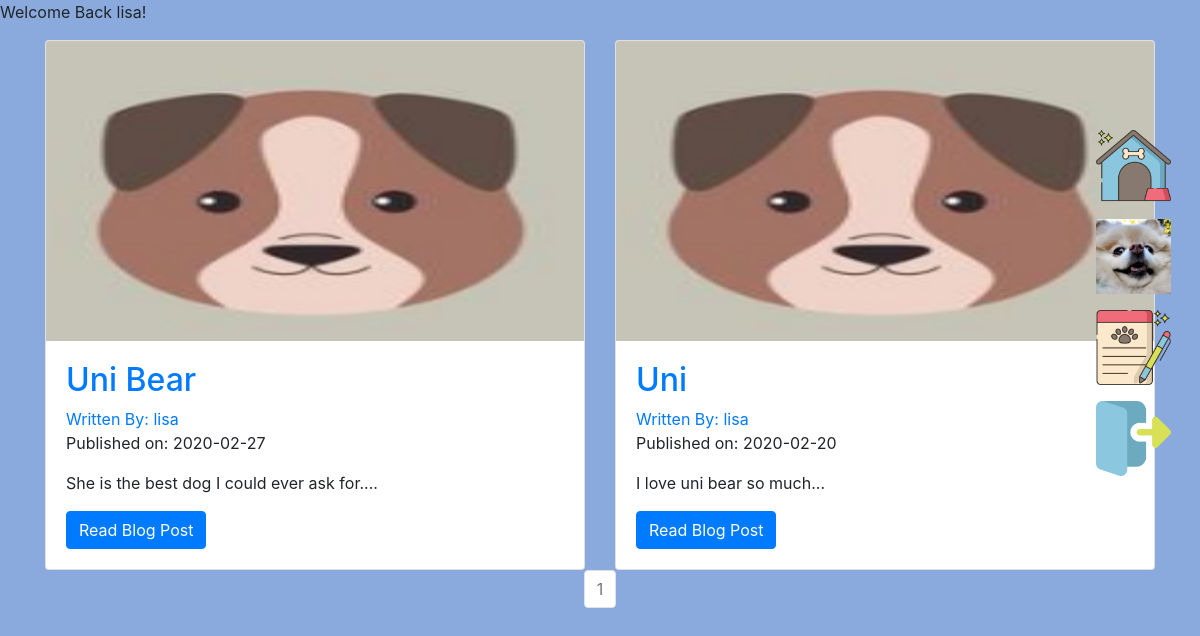
Page / (signed in) on the earlier database version.
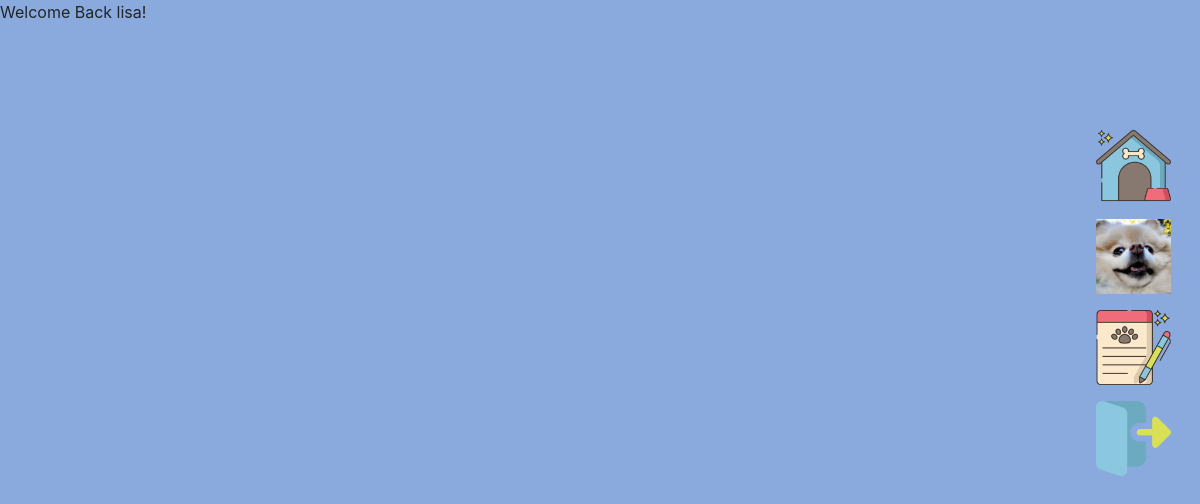
Same page on the later database version.
### dawgblawg/models.py (models this page shows, shortened)
class User(db.Model,UserMixin):
    __tablename__= 'users'
    id = db.Column(db.Integer,primary_key=True)
    profile_image = db.Column(db.String(64),default='default_profile.png')
    email = db.Column(db.String(64),unique=True,index=True)
    username = db.Column(db.String(64),unique=True,index=True)
    password_hash = db.Column(db.String(128))
    posts = db.relationship('BlogPost',backref='author',lazy=True)

class BlogPost(db.Model):
    users = db.relationship(User)
    id = db.Column(db.Integer,primary_key=True)
    user_id = db.Column(db.Integer,db.ForeignKey('users.id'),nullable=False)
    date = db.Column(db.DateTime,nullable=False,default=datetime.utcnow)
    title = db.Column(db.String(140),nullable=False)
    text = db.Column(db.Text,nullable=False)

### dawgblawg/core/views.py (the view)
@core.route('/')
def index():
    page = request.args.get('page', 1, type=int)
    blog_posts = BlogPost.query.order_by(BlogPost.date.desc()).paginate(page=page, per_page=10)
    return render_template('home.html',blog_posts=blog_posts)

### dawgblawg/models.py (called while the page is built)
@login_manager.user_loader
def load_user(user_id):
    return User.query.get(user_id)

### dawgblawg/templates/home.html (shortened to what this page needs)
{% extends "base.html" %}
{% block content %}
  <div>
    {% if current_user.is_authenticated %}
      <p>Welcome Back {{current_user.username}}!</p>
    <div class="container">
     <div class="row">
     {% for post in blog_posts.items %}
       <div class="col-sm-6">
         <div class="card">
           <img style="width:100%;height:300px;"src="../static/profile_pics/default_profile.png" class="card-img-top">
           <div class="card-body">
             <h2><a class="card-title" href="  {{ url_for('blog_posts.blog_post', blog_post_id=post.id) }}">{{ post.title }}</a></h2>
             <a href="{{ url_for('users.user_posts', username=post.author.username) }}">Written By: {{ post.author.username }}</a>
             <p>Published on: {{ post.date.strftime('%Y-%m-%d') }}</p>
             <p class="card-text">{{ post.text[:100] }}...</p>
             <a href="{{ url_for('blog_posts.blog_post', blog_post_id=post.id) }}" class="btn btn-primary">Read Blog Post</a>
           </div>
         </div>
       </div>
    {% endfor %}
    </div>
    <nav aria-label="Page navigation">
     <ul class="pagination justify-content-center">
       {% for page_num in blog_posts.iter_pages(left_edge=1, right_edge=1, left_current=1, right_current=2) %}
          {% if blog_posts.page == page_num %}
          <li class="page-item disabled">
            <a class="page-link" href="{{ url_for('core.index', page=page_num) }}">{{ page_num }}</a>
          </li>
          {% else %}
            <li class="page-item"><a class="page-link" href="{{ url_for('core.index', page=page_num) }}">{{ page_num }}</a></li>
          {% endif %}
      {% endfor %}
    </nav>
    {% endif %}
  </div>
{% endblock %}

### dawgblawg/templates/base.html (shortened to what this page needs)
<!DOCTYPE html>
<html lang="en" dir="ltr">
  <head>
    <link rel="stylesheet" href="https://maxcdn.bootstrapcdn.com/bootstrap/4.0.0/css/bootstrap.min.css">
    <link rel="stylesheet" type="text/css" href="{{ url_for('static', filename='style.css') }}">
  </head>
  <body>
  <ul class="nav">
    <li class="nav-item">
      <a class="nav-link hvr-wobble-horizontal" title="Home" href="{{ url_for('core.index') }}"><img class="nav-icon" src="../static/home-icon.png"></img></a>
    </li>
      {% if current_user.is_authenticated %}
      <li class='nav-link hvr-wobble-horizontal'><a title="My Account" href="{{ url_for('users.account') }}"><img class="nav-icon" src="{{url_for('static',filename='profile_pics/'+ current_user.profile_image)}}"></a></li>
      <li class='nav-link hvr-wobble-horizontal'><a title="Create Post" href="{{ url_for('blog_posts.create_post')}}"><img class="nav-icon" src="../static/register-icon.png"></a></li>
      <li class="nav-link hvr-wobble-horizontal"><a title="Logout" href="{{ url_for('users.logout') }}"><img class="nav-icon" src="../static/logout-icon.png"></a></li>
    </ul>
      {% endif %}
  {% block content %}
  {% endblock %}
  </body>
</html>

### dawgblawg/static/style.css (style rules this page uses)
html,body { background-color: #8aaade; }
.nav { width: 130px; position: fixed; z-index: 1; top: 100px; right: 10px; overflow-x: hidden; padding: 20px 20px; }
.nav a { display: block; }
.nav-icon { height: 75px; width: 75px; }
.hvr-wobble-horizontal { display: inline-block; vertical-align: middle; -webkit-transform: perspective(1px) translateZ(0); transform: perspective(1px) translateZ(0); box-shadow: 0 0 1px rgba(0, 0, 0, 0); }

Differences in the rows shown:
removed BlogPost: title "Uni Bear", author.username "lisa", date "2020-02-27", text "She is the best dog I could ever ask for."
removed BlogPost: title "Uni", author.username "lisa", date "2020-02-20", text "I love uni bear so much"
Other differences:
list line gone: "1"
